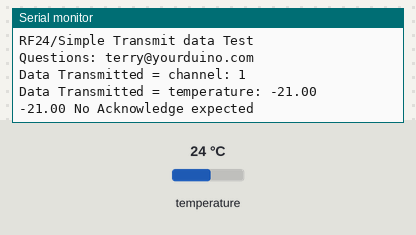
Bench run of a sketch on a simulated Arduino Uno, built with avr-gcc and run on an emulated ATmega328P. Shown: the last lines printed to the serial monitor. The inputs (shaded band) are chosen by the test bench; at power-on: temperature 24 °C. No radio packets arrive unless stated.

Above: at 3.9 s.
4.0 s: temperature set to 12 °C
At 4.7 s:
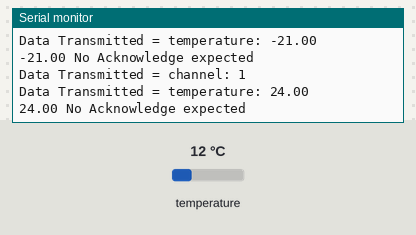
6.0 s: temperature set to 19 °C
At 6.0 s:
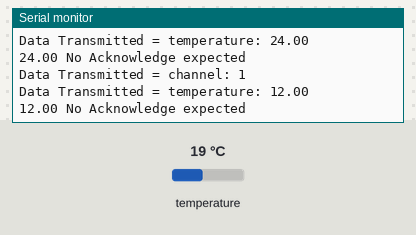
Timing chart, 0 to 9.0 s (numbered marks = the images above; inputs shaded):
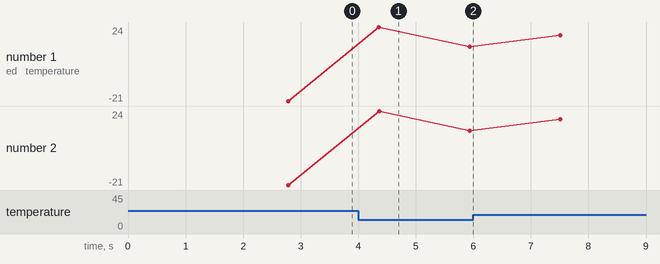

The sketch:

WirelessTxDS18S20Sensor.ino
```cpp
/* YourDuinoStarter Example: Simple nRF24L01 Transmit
- WHAT IT DOES: Transmits simple fixed data with nRF24L01 radio
- SEE the comments after "//" on each line below
Start with radios about 4 feet apart.
- SEE the comments after "//" on each line below
- CONNECTIONS: nRF24L01 Modules See:
http://arduino-info.wikispaces.com/Nrf24L01-2.4GHz-HowTo
Uses the RF24 Library by TMRH2o here:
https://github.com/TMRh20/RF24
1 - GND
2 - VCC 3.3V !!! NOT 5V
3 - CE to Arduino pin 7
4 - CSN to Arduino pin 8
5 - SCK to Arduino pin 13
6 - MOSI to Arduino pin 11
7 - MISO to Arduino pin 12
8 - UNUSED

V1.02 02/06/2016
Questions: terry@yourduino.com */

/*-----( Import needed libraries )-----*/
#include <SPI.h>   // Comes with Arduino IDE
#include "RF24.h"  // Download and Install (See above)
#include <OneWire.h>  //For temperature sensor
/*-----( Declare Constants and Pin Numbers )-----*/
int DS18S20_Pin = 2; //DS18S20 Signal pin on digital 2
					 /*-----( Declare objects )-----*/
					 // (Create an instance of a radio, specifying the CE and CS pins. )
RF24 myRadio(7, 8); // "myRadio" is the identifier you will use in following methods
					/*-----( Declare Variables )-----*/
byte addresses[][6] = { "1Node","2Node" }; // Create address for 2 pipes.
float dataTransmitted = 12;  // Data that will be Transmitted from the transmitter
							 //Temperature chip i/o
OneWire ds(DS18S20_Pin);  // on digital pin 2

/* What will actually be transmitted across wireless link */
//struct payload_t {
//	int channelNumber;
//	float tempC;
//};

struct payload_t {
  int channelNumber;
  float tempC;
  float pipeTempC;
  float ambTempTh;
  float pipeTempTh;
  bool boilerOn;
};


void setup()   /****** SETUP: RUNS ONCE ******/
{
	// Use the serial Monitor (Symbol on far right). Set speed to 115200 (Bottom Right)
	Serial.begin(115200);
	float temperature = getTemp(); //will take about 750ms to run
	Serial.println(temperature);
	delay(1000);
	Serial.println(F("RF24/Simple Transmit data Test"));
	Serial.println(F("Questions: terry@yourduino.com"));
	dataTransmitted = -21; // Arbitrary known data to transmit. Change it to test...
	myRadio.begin();  // Start up the physical nRF24L01 Radio
	myRadio.setChannel(108);  // Above most Wifi Channels
							  // Set the PA Level low to prevent power supply related issues since this is a
							  // getting_started sketch, and the likelihood of close proximity of the devices. RF24_PA_MAX is default.
							  // myRadio.setPALevel(RF24_PA_MIN);
	myRadio.setPALevel(RF24_PA_MAX);  // Uncomment for more power
	myRadio.setDataRate(RF24_250KBPS); // Fast enough.. Better range

	myRadio.openWritingPipe(addresses[0]); // Use the first entry in array 'addresses' (Only 1 right now)
	delay(1000);
}//--(end setup )---


void loop()   /****** LOOP: RUNS CONSTANTLY ******/
{

	//myRadio.write(&dataTransmitted, sizeof(dataTransmitted)); //  Transmit the data
	payload_t payload = { 1,dataTransmitted,999, 999,999,false};

	//myRadio.write(&tempC, sizeof(tempC)); //  Transmit the data
	myRadio.write(&payload, sizeof(payload)); //  Transmit the data

	Serial.print(F("Data Transmitted = channel: "));Serial.println(payload.channelNumber);
	Serial.print(F("Data Transmitted = temperature: "));Serial.println(payload.tempC);
	Serial.print(dataTransmitted);
	Serial.println(F(" No Acknowledge expected"));
	//dataTransmitted = dataTransmitted +1.3;  // Send different data next time
	dataTransmitted = getTemp();
	delay(800);

}//--(end main loop )---

 /*-----( Declare User-written Functions )-----*/
float getTemp() {
	//returns the temperature from one DS18S20 in DEG Celsius

	byte data[12];
	byte addr[8];

	if (!ds.search(addr)) {
		//no more sensors on chain, reset search
		ds.reset_search();
		return -1000;
	}

	if (OneWire::crc8(addr, 7) != addr[7]) {
		Serial.println("CRC is not valid!");
		return -1000;
	}

	if (addr[0] != 0x10 && addr[0] != 0x28) {
		Serial.print("Device is not recognized");
		return -1000;
	}

	ds.reset();
	ds.select(addr);
	ds.write(0x44, 1); // start conversion, with parasite power on at the end

	delay(750); // Wait for temperature conversion to complete

	byte present = ds.reset();
	ds.select(addr);
	ds.write(0xBE); // Read Scratchpad


	for (int i = 0; i < 9; i++) { // we need 9 bytes
		data[i] = ds.read();
	}

	ds.reset_search();

	byte MSB = data[1];
	byte LSB = data[0];

	float tempRead = ((MSB << 8) | LSB); //using two's compliment
	float TemperatureSum = tempRead / 16;

	return TemperatureSum;

}

//*********( THE END )***********
```

Measured:
- plotted number 1: -21 → 12 after the input at 4.0 s, 12 → 19 after the input at 6.0 s
- plotted number 2: -21 → 12 after the input at 4.0 s, 12 → 19 after the input at 6.0 s
